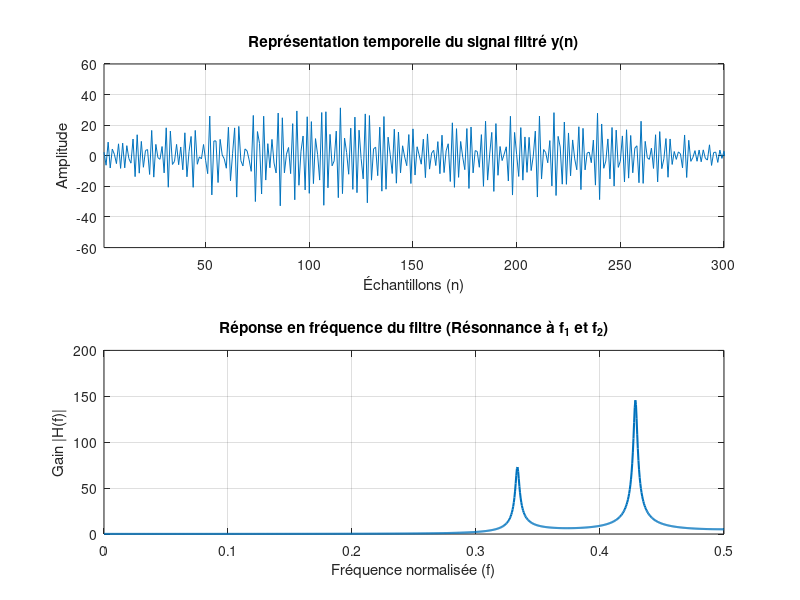

MATLAB code for this plot: (Note: this script raises an error after producing the figure.)
clear;
clc;

%%%%%%%%% Étape 2.2.2 : %%%%%%%%%

%% génération bbgc :

N = 2000;
m = 0;
sigma_carre = 1;
x = abs(sqrt(sigma_carre) + randn(1,N) + m);

%% création du filtre : 

f_1 = 1/3;
f_2 = 3/7;
R = 0.99; % module pôles
r = 0;

%%% pôles

p_1 = R*exp(1i*2*pi*f_1);
p_2 = conj(p_1);
p_3 = R*exp(1i*2*pi*f_2);
p_4 = conj(p_3);

%%% zéros

z_1 = r*exp(1i*2*pi*f_1);
z_2 = conj(z_1);
z_3 = r*exp(1i*2*pi*f_2);
z_4 = conj(z_3);

%%% Numérateur

Zeros = [z_1 z_2 z_3 z_4];
B = poly(Zeros);

%%% Dénominateur : 

Poles = [p_1 p_2 p_3 p_4];
A = poly(Poles);

%% filtrage : 
y = filter(B,A,x);


%% Affichage de la réponse en fréquence (Réjections)
figure;

%%% Représentation temporelle %%%

n = 1:N;
% Plot simple du signal de sortie filtré
subplot(2,1,1);
plot(n, y);
grid on;

xlim([1 300]); 
xlabel('Échantillons (n)');
ylabel('Amplitude');
title('Représentation temporelle du signal filtré y(n)');

%%% Représentation spectrale %%%

fn = 0 : 1/N : 1/2; 

H = freqz(B, A, 2*pi*fn);

subplot(2,1,2);
plot(fn, abs(H), 'LineWidth', 1.5);
grid on;
xlabel('Fréquence normalisée (f)');
ylabel('Gain |H(f)|');
title('Réponse en fréquence du filtre (Résonnance à f_1 et f_2)');


%% Comparaison des estimateurs de DSP (Welch, Bartlett, Daniell vs Théorique)
figure('Name', 'Comparaison des Périodogrammes - Filtre 2', 'Position', [100, 100, 900, 600]);
Fs = 1; 

% Périodogramme de Daniell (on le calcule d'abord pour récupérer f_d)
[pxx_raw, f_d] = periodogram(y, [], 1024, Fs);
m_daniell = 5; % Fenêtre de lissage
kernel = ones(2*m_daniell + 1, 1) / (2*m_daniell + 1);
pxx_daniell = conv(pxx_raw, kernel, 'same');

% DSP Théorique (évaluée sur la même grille de fréquence f_d et avec Fs=1)
[H2, f_th] = freqz(B, A,length(f_d) , Fs);
DSP_theorique = abs(H2).^2;

% Périodogramme de Welch
[pxx_welch, f_w] = pwelch(y, hamming(256), 128, 1024, Fs);

% Périodogramme de Bartlett (Cas particulier de Welch avec 0 recouvrement)
segmentLength = floor(N/4);
[pxx_bartlett, f_b] = pwelch(y, segmentLength, 0, 1024, Fs);

% Corrélogramme
[r_yy, lags] = xcorr(y, 'biased');
M_lag = 100; 
w = hamming(2*M_lag + 1)';
r_yy_windowed = r_yy(N - M_lag : N + M_lag) .* w;
[pxx_correlo, f_c] = freqz(r_yy_windowed, 1, 1024, Fs);

% Affichage en dB
plot(f_th, 10*log10(DSP_theorique), 'k', 'LineWidth', 2, 'DisplayName', 'DSP Théorique');
hold on;
plot(f_d, 10*log10(pxx_raw), 'Color', [0.7 0.7 0.7], 'DisplayName', 'Périodogramme brut'); 
plot(f_w, 10*log10(pxx_welch), 'b', 'DisplayName', 'Welch');
plot(f_b, 10*log10(pxx_bartlett), 'g', 'DisplayName', 'Bartlett');
plot(f_d, 10*log10(pxx_daniell), 'm', 'LineWidth', 1.5, 'DisplayName', 'Daniell (m=5)');

grid on;
xlabel('Fréquence normalisée');
ylabel('Densité Spectrale de Puissance (dB)');
title('Comparaison des estimateurs de DSP pour le Filtre de Résonnance');
legend('show', 'Location', 'southwest');
xlim([0 0.5]); 
